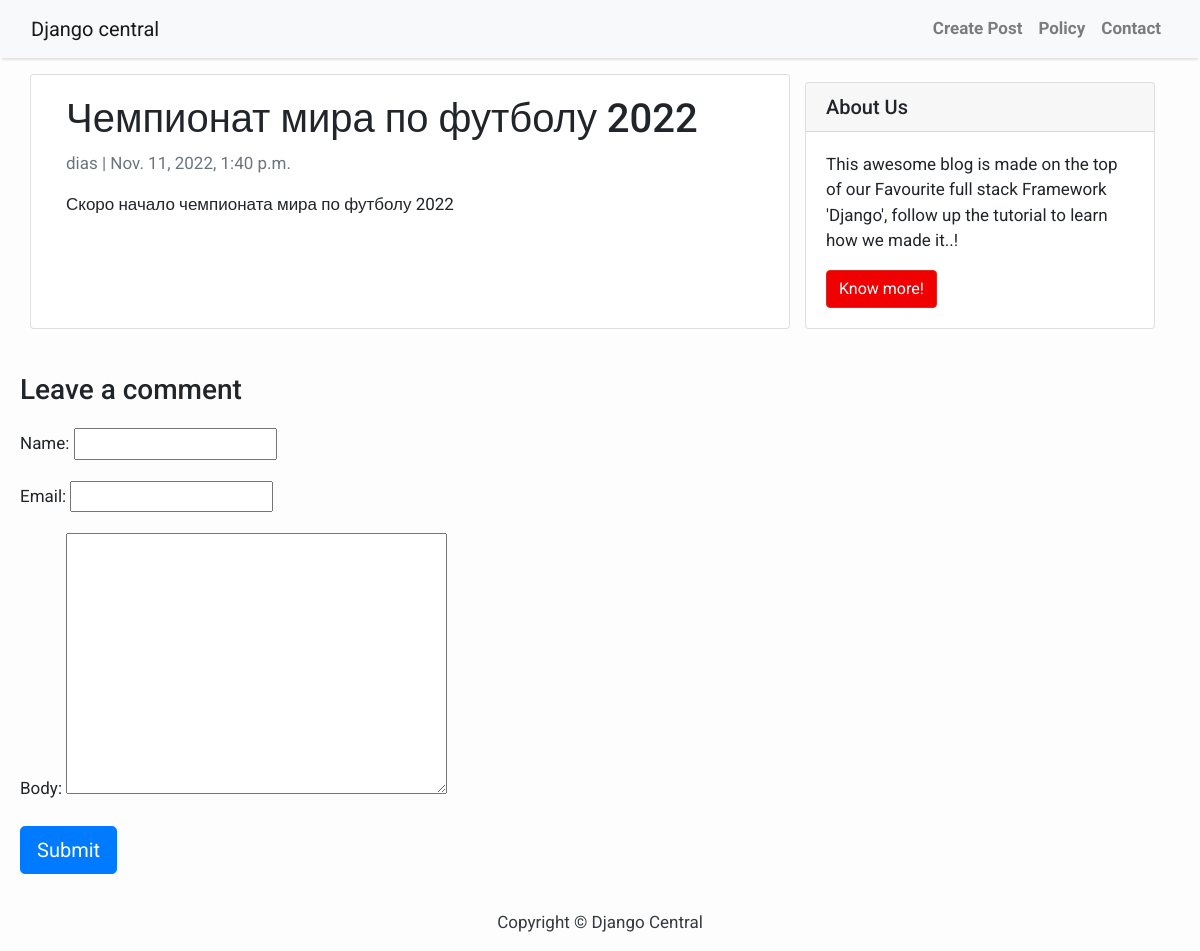
Before: /chempionat-mira-po-futbolu/ with the older database file.
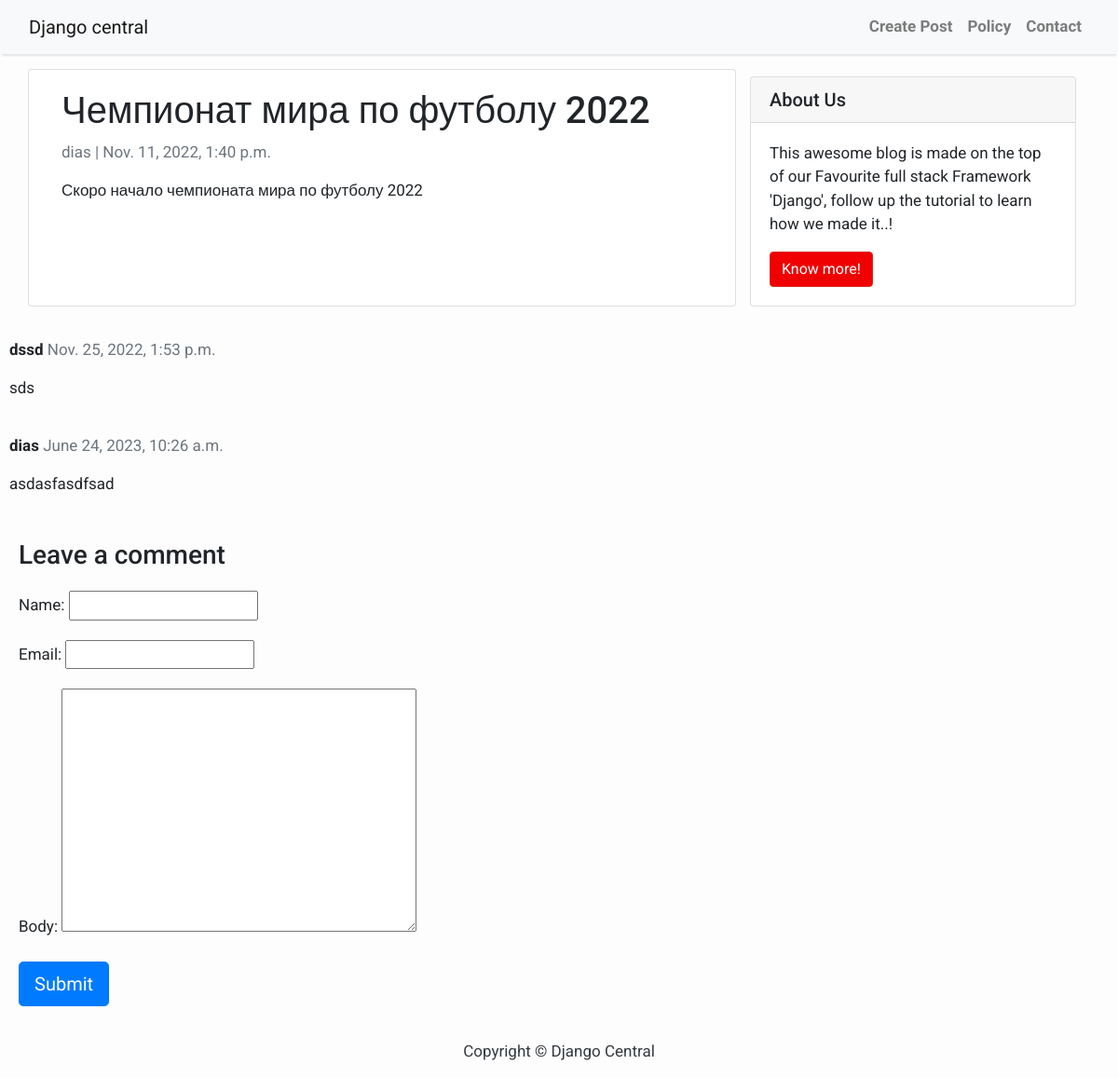
After: the same page with the newer database file.
### blog/models.py (models this page shows, shortened)
class Post(models.Model):
    title = models.CharField(max_length=200, unique=True)
    slug = models.SlugField(max_length=200, unique=True)
    author = models.ForeignKey(User, on_delete= models.CASCADE,related_name='blog_posts')
    updated_on = models.DateTimeField(auto_now= True)
    content = models.TextField()
    created_on = models.DateTimeField(auto_now_add=True)
    status = models.IntegerField(choices=STATUS, default=0)
    class Meta:
        ordering = ['-created_on']

class Comment(models.Model):
    post = models.ForeignKey(Post,on_delete=models.CASCADE,related_name='comments')
    name = models.CharField(max_length=80)
    email = models.EmailField()
    body = models.TextField()
    created_on = models.DateTimeField(auto_now_add=True)
    active = models.BooleanField(default=False)
    class Meta:
        ordering = ['created_on']

### blog/views.py (the view, shortened to what this page needs)
# urls.py: path('<slug:slug>/', PostDetail.as_view(), name='post_detail'),
class PostDetail(generic.DetailView):
    model = Post
    template_name = 'post_detail.html'
    def get(self ,request,slug):
        template_name = 'post_detail.html'
        post = get_object_or_404(Post, slug=slug)
        comments = post.comments.filter(active=True)
        new_comment = None
        comment_form = CommentForm()
        return render(request, template_name, {'post': post,
                                           'comments': comments,
                                           'new_comment': new_comment,
                                           'comment_form': comment_form})

### blog/forms.py
class CommentForm(forms.ModelForm):
    class Meta:
        model = Comment
        fields = ('name', 'email', 'body')

### blog/templates/post_detail.html (shortened to what this page needs)
{% extends 'base.html' %} {% block content %}
<div class="container">
  <div class="row">
    <div class="col-md-8 card mb-4  mt-3 left  top">
      <div class="card-body">
        <h1>{% block title %} {{ post.title }} {% endblock title %}</h1>
        <p class=" text-muted">{{ post.author }} | {{ post.created_on }}</p>
        <p class="card-text ">{{ post.content | safe }}</p>
      </div>
    </div>
    {% block sidebar %} {% include 'sidebar.html' %} {% endblock sidebar %}
  </div>
</div>
    {% for comment in comments %}
        <div class="comments" style="padding: 10px;">
          <p class="font-weight-bold">
            {{ comment.name }}
            <span class=" text-muted font-weight-normal">
              {{ comment.created_on }}
            </span>
          </p>
          {{ comment.body | linebreaks }}
        </div>
        {% endfor %}
    <div class="card-body">
        {% if new_comment %}
        <div class="alert alert-success" role="alert">
            Your comment is awaiting moderation
        </div>
        {% else %}
        <h3>Leave a comment</h3>
        <form method="post" style="margin-top: 1.3em;">
            {{ comment_form.as_p }}
            <button type="submit" class="btn btn-primary  btn-lg">Submit</button>
        </form>
        {% endif %}
        </div>
{% endblock content %}

### blog/templates/base.html (shortened to what this page needs)
<!DOCTYPE html>
<html>
    <head>
        <link rel="stylesheet" href="https://maxcdn.bootstrapcdn.com/bootstrap/4.0.0/css/bootstrap.min.css"
 />
    </head>
    <body>
        <nav class="navbar navbar-expand-lg navbar-light bg-light shadow" id="mainNav">
            <div class="container-fluid">
                <a class="navbar-brand" href="{% url 'home' %}">Django central</a>
                <div class="collapse navbar-collapse" id="navbarResponsive">
                    <ul class="navbar-nav ml-auto">
                        <li class="nav-item text-black">
                            <a class="nav-link text-black font-weight-bold" href="{% url 'create_post' %}">Create Post</a>
                        </li>
                        <li class="nav-item text-black">
                            <a class="nav-link text-black font-weight-bold" href="#">Policy</a>
                        </li>
                        <li class="nav-item text-black">
                            <a class="nav-link text-black font-weight-bold" href="#">Contact</a>
                        </li>
                    </ul>
                </div>
            </div>
        </nav>
        {% block content %}
        {% endblock content %}
        <footer class="py-3 bg-grey">
            <p class="m-0 text-dark text-center ">Copyright &copy; Django Central</p>
        </footer>
    </body>
</html>

### blog/templates/sidebar.html
<!{% block sidebar %}
<div class="col-md-4 float-right ">
<div class="card my-4">
        <h5 class="card-header">About Us</h5>
    <div class="card-body">
        <p class="card-text"> This awesome blog is made on the top of our Favourite full stack Framework 'Django', follow up the tutorial to learn how we made it..!</p>
        <a href="https://djangocentral.com/building-a-blog-application-with-django"
           class="btn btn-danger">Know more!</a>
    </div>
</div>
</div>
{% endblock sidebar %}

### blog/templates/base.html (style rules this page uses)
body { font-family: "Roboto", sans-serif; font-size: 17px; background-color: #fdfdfd; }
.shadow { box-shadow: 0 4px 2px -2px rgba(0, 0, 0, 0.1); }
.btn-danger { color: #fff; background-color: #f00000; border-color: #dc281e; }

Changed rows visible on the page:
now on this page (row edited): Comment: name "dssd", created_on "Nov. 25, 2022, 1:53 p.m.", body "sds"
added Comment: name "dias", created_on "June 24, 2023, 10:26 a.m.", body "asdasfasdfsad"
